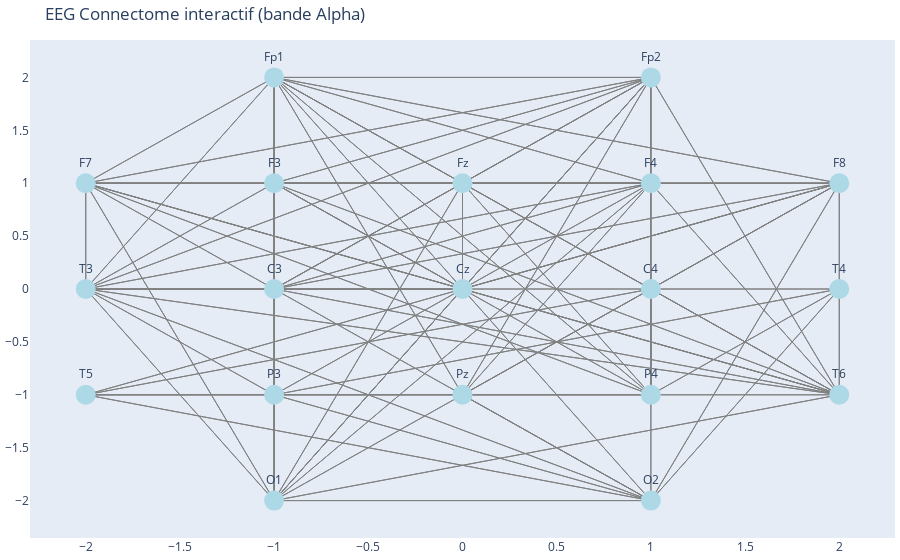

Write notebook code for a chart like this one.
### Code cell
edge_x, edge_y = [], []
for i, j in edge_index.T.numpy():
    x0, y0 = pos[i]
    x1, y1 = pos[j]
    edge_x += [x0, x1, None]
    edge_y += [y0, y1, None]

edge_trace = go.Scatter(
    x=edge_x, y=edge_y,
    line=dict(width=1, color='gray'),
    hoverinfo='none',
    mode='lines'
)

node_x = [pos[i][0] for i in range(len(pos))]
node_y = [pos[i][1] for i in range(len(pos))]

node_trace = go.Scatter(
    x=node_x, y=node_y,
    mode='markers+text',
    marker=dict(size=20, color='lightblue'),
    text=labels, textposition="top center",
    hoverinfo='text'
)

fig = go.Figure(data=[edge_trace, node_trace],
                layout=go.Layout(
                    title='EEG Connectome interactif (bande Alpha)',
                    showlegend=False,
                    hovermode='closest',
                    margin=dict(b=20,l=5,r=5,t=40),
                    xaxis=dict(showgrid=False, zeroline=False),
                    yaxis=dict(showgrid=False, zeroline=False)
                ))

fig.show()

### Figure 1 — Plotly figure (JSON) as saved in the notebook; plotly's stock layout.template omitted (floating-point values rounded to 4 significant figures; data arrays with more than 128 entries replaced by an {"elided": "..."} marker saying what was removed)
{"data": [{"hoverinfo": "none", "line": {"color": "gray", "width": 1}, "mode": "lines", "type": "scatter", "x": {"elided": "570 int values"}, "y": {"elided": "570 int values"}}, {"hoverinfo": "text", "marker": {"color": "lightblue", "size": 20}, "mode": "markers+text", "text": ["Fp1", "Fp2", "F7", "F3", "Fz", "F4", "F8", "T3", "C3", "Cz", "C4", "T4", "T5", "P3", "Pz", "P4", "T6", "O1", "O2"], "textposition": "top center", "type": "scatter", "x": [-1, 1, -2, -1, 0, 1, 2, -2, -1, 0, 1, 2, -2, -1, 0, 1, 2, -1, 1], "y": [2, 2, 1, 1, 1, 1, 1, 0, 0, 0, 0, 0, -1, -1, -1, -1, -1, -2, -2]}], "layout": {"hovermode": "closest", "margin": {"b": 20, "l": 5, "r": 5, "t": 40}, "showlegend": false, "title": {"text": "EEG Connectome interactif (bande Alpha)"}, "xaxis": {"showgrid": false, "zeroline": false}, "yaxis": {"showgrid": false, "zeroline": false}}}
